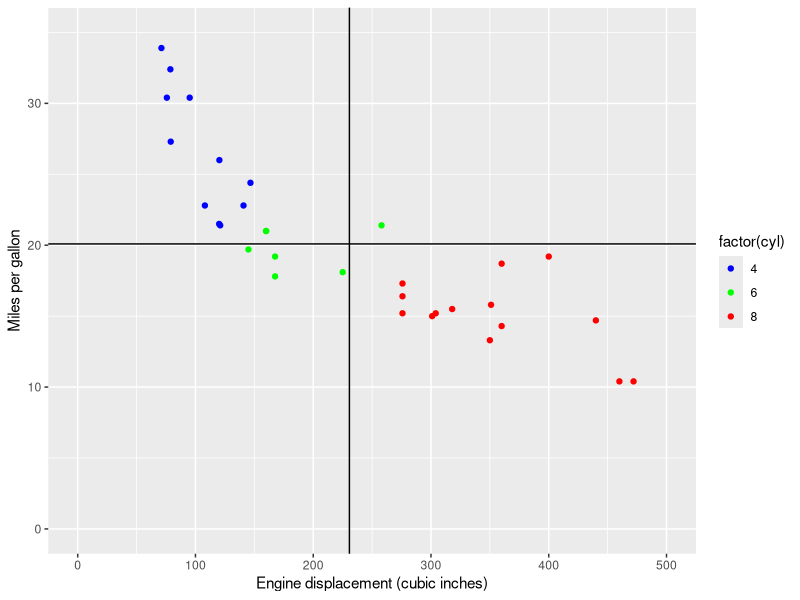

Reproduce this figure in R.
## ---- chunk 1
library(datasets)
View(mtcars)
## ---- chunk 2
library(datasets)
library(ggplot2)
library(dplyr)
ggplot(mtcars, aes(x = disp, y = mpg)) + 
                        geom_point(aes(color = factor(cyl))) +
                        coord_cartesian(ylim=c(0,35), xlim=c(0,500)) +
                        scale_colour_manual(
                                values = c("8" = "red",
                                           "4" = "blue",
                                           "6" = "green")) +
                        xlab('Engine displacement (cubic inches)') +
                        ylab('Miles per gallon') + 
                        geom_hline(yintercept = mean(mtcars$mpg, 
                                                     na.rm = TRUE)) +
                        geom_vline(xintercept = mean(mtcars$disp, 
                                                     na.rm = TRUE))
